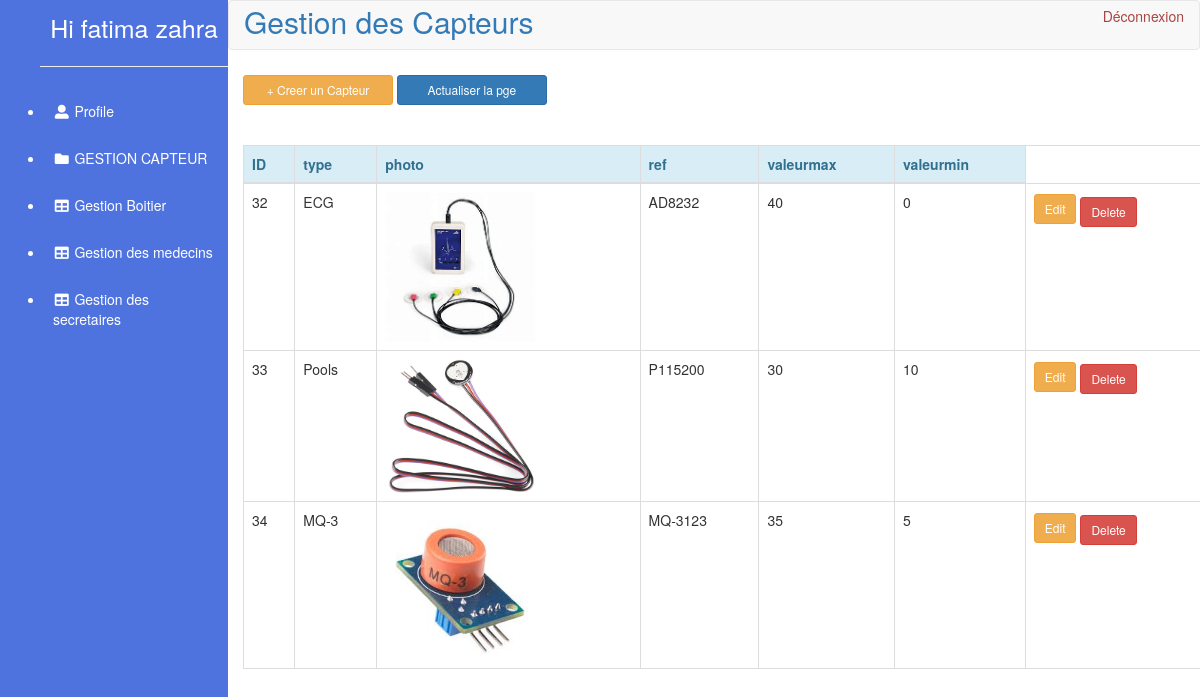
Page / (signed in) on the committed database.
### tables this page shows
CREATE TABLE `capteur` (
  `id` int(30) NOT NULL,
  `type` varchar(11) NOT NULL,
  `photo` blob NOT NULL,
  `ref` varchar(11) NOT NULL,
  `valeurmax` int(11) NOT NULL,
  `valeurmin` int(11) NOT NULL
);

### index.php (the view, shortened to what this page needs)
<!DOCTYPE html>
<html lang="en">
	<head>
		<link rel="stylesheet" type="text/css" href="css/bootstrap.css">
<link href="vendor/fontawesome-free/css/all.min.css" rel="stylesheet" type="text/css">
    <link href="vendor/datatables/dataTables.bootstrap4.min.css" rel="stylesheet">
	</head>
<body>
	<section id="sectiono">
<ul class="navbar-nav bg-gradient-primary sidebar sidebar-dark accordion" id="accordionSidebar">
<div style="margin-top: 10px ; text-align: center ; font-size : 25px ;" class="nav-item active text-light ">
		<span class="text-light">Hi <?php echo $_SESSION['username']; ?></span>
</div>
<hr class="sidebar-divider my-0">
<li class="nav-item active text-light ">
	<a class="nav-link text-light" href="admin.php">
		<i class="fas fa-fw fa-user-alt"></i>
		<span class="text-light">Profile</span></a>
</li>
 <li class="nav-item">
	<a class="nav-link" href="index.php">
		<i class="fas fa-fw fa-folder"></i>
		<span>GESTION CAPTEUR</span></a>
</li>
<li class="nav-item">
	<a class="nav-link" href="indexboitier.php">
		<i class="fas fa-fw fa-table"></i>
		<span>Gestion Boitier</span></a>
</li>
<li class="nav-item">
	<a class="nav-link" href="../admin/add_users.php">
		<i class="fas fa-fw fa-table"></i>
		<span >Gestion des medecins</span></a>
</li>
<li class="nav-item">
	<a class="nav-link" href="../admin/add_secretaires.php">
		<i class="fas fa-fw fa-table"></i>
		<span>Gestion des secretaires </span></a>
</li>
</ul>
</section>
<aside id="asido" >
	<nav class="navbar navbar-default">
	<div class="container-fluid"><span  style=" font-size: 30px; "  class="text-primary">Gestion des Capteurs</span>
		<a  href="../logout.php"><span  style="float: right;" class="text-danger" >Déconnexion</span>
 </a>
		</div>
	</nav>
		<div class="col-md-6" >
		<div><a class="btn btn-warning btn-sm" style="width : 150px" href="createcapteur.php">+ Creer un  Capteur  </a>  <a class="btn btn-primary btn-sm" style="width : 150px" href="index.php">Actualiser la pge</a> </div></br>
		</div>
			<table class="table table-bordered" style="margin-left : 15px; width: 1000px;">
				<thead class="alert-info">
					<tr>
						<th>ID</th>
						<th>type</th>
						<th>photo</th>
						<th>ref</th>
						<th>valeurmax</th>
						<th>valeurmin</th>
					</tr>
				</thead>
				<tbody>
					<?php
						require 'conn.php';
						$sql = $conn->prepare("SELECT * FROM `capteur`");
						$sql->execute();
						while($fetch = $sql->fetch()){
					?>
					<tr>
						<td><?php echo $fetch['id']?></td>
						<td><?php echo $fetch['type']?></td>
						<td> <img width="150px " src="<?php echo $fetch['photo']?>"/></td>
						<td><?php echo $fetch['ref']?></td>
						<td><?php echo $fetch['valeurmax']?></td>
						<td><?php echo $fetch['valeurmin']?></td>
						<td><button class="btn btn-warning btn-sm" data-toggle="modal" data-target="#update<?php echo $fetch['id']?>">Edit</button>  <a class="btn btn-danger btn-sm" href="deletecapteur.php?id=<?php echo $fetch['id']?>">Delete</a></td>
					</tr>
					<?php
						}
					?>
				</tbody>
			</table>
					</aside>
</body>
</html>

### index.php (style rules this page uses)
#sectiono { width:19%; position: absolute; background-color: #4e73df; color:white; height: 100%; }
#asido { margin-left:19% }
ul { margin-bottom: 1rem; }
li { padding: 8px; margin-right: 15px; margin:5px; }
span,i,a { color : white; margin-top: 5px; }

### rows in the picture
capteur: id "32", type "ECG", photo (picture), ref "AD8232", valeurmax "40", valeurmin "0"
capteur: id "33", type "Pools", photo (picture), ref "P115200", valeurmax "30", valeurmin "10"
capteur: id "34", type "MQ-3", photo (picture), ref "MQ-3123", valeurmax "35", valeurmin "5"

### other values in the picture
$_SESSION['username'] "fatima zahra"
